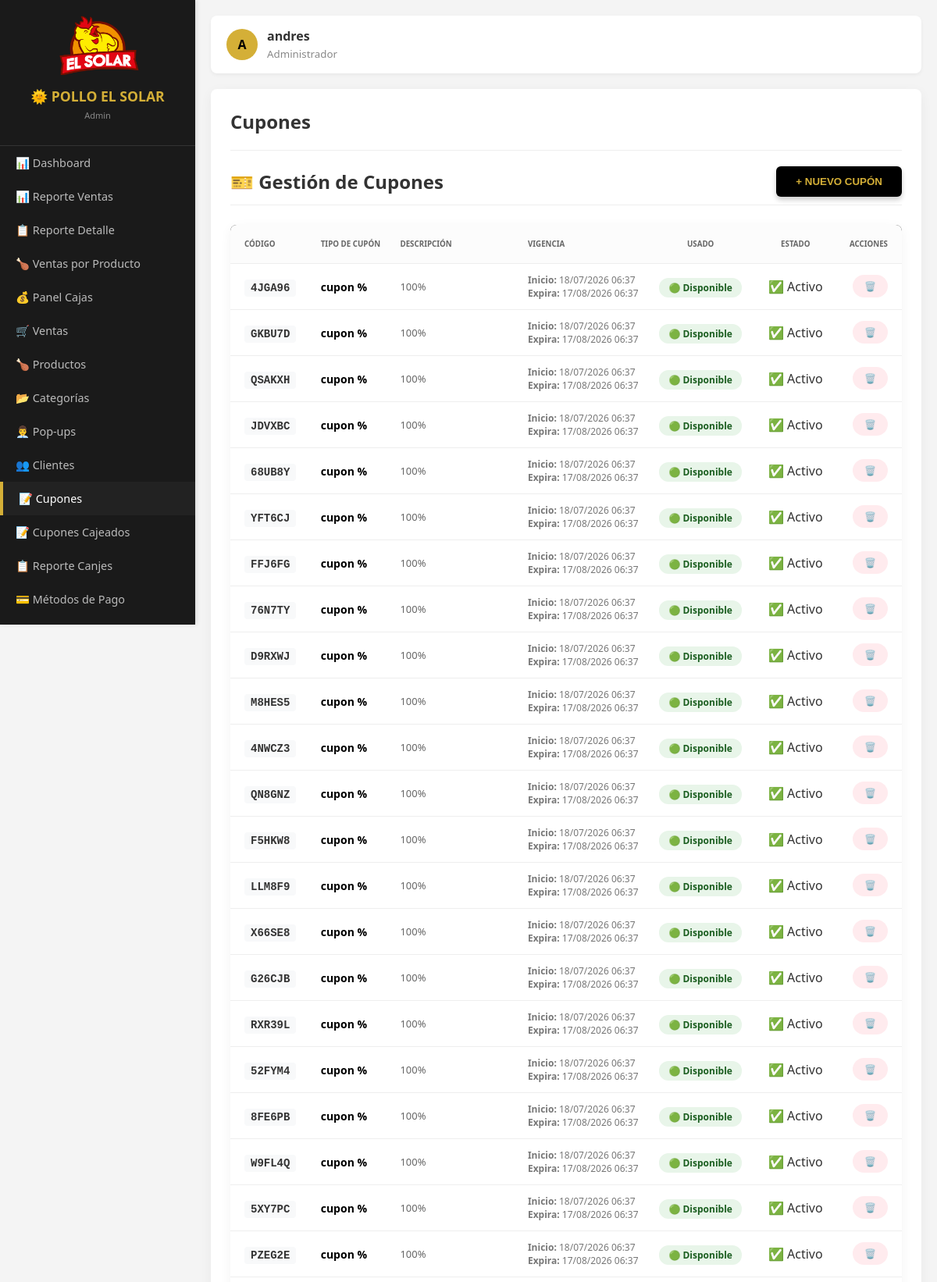
Page /admin.php?mod=cupones (signed in, upper part) on the committed database.
### tables this page shows
CREATE TABLE `cupones` (
  `id` int(11) NOT NULL AUTO_INCREMENT,
  `codigo` varchar(50) NOT NULL,
  `tipo_cupon_id` int(11) NOT NULL,
  `descripcion` text DEFAULT NULL,
  `fecha_inicio` datetime NOT NULL DEFAULT current_timestamp(),
  `fecha_expiracion` datetime NOT NULL,
  `usado` tinyint(1) DEFAULT 0,
  `estado` tinyint(1) DEFAULT 1,
  `created_at` datetime DEFAULT current_timestamp(),
  PRIMARY KEY (`id`),
  UNIQUE KEY `codigo` (`codigo`),
  KEY `tipo_cupon_id` (`tipo_cupon_id`),
  KEY `idx_busqueda` (`codigo`,`estado`,`usado`,`fecha_expiracion`),
  CONSTRAINT `cupones_ibfk_1` FOREIGN KEY (`tipo_cupon_id`) REFERENCES `tipo_cupon` (`id`)
);

CREATE TABLE `tipo_cupon` (
  `id` int(11) NOT NULL AUTO_INCREMENT,
  `nombre` varchar(100) NOT NULL,
  `tipo_descuento` enum('porcentaje','monto_fijo') NOT NULL,
  `estado` tinyint(1) DEFAULT 1,
  PRIMARY KEY (`id`)
);

### modulos/cupones.php (the view, shortened to what this page needs)
<?php
$sql_cupones = "SELECT c.*, tc.nombre as tipo_nombre
                FROM cupones c
                LEFT JOIN tipo_cupon tc ON c.tipo_cupon_id = tc.id
                /*WHERE c.estado = 1*/
                ORDER BY c.id DESC";
$cupones = $pdo->query($sql_cupones)->fetchAll();
?>
<div style="display:flex; justify-content:space-between; align-items:center; margin-bottom:25px; padding-bottom:10px; border-bottom:1px solid #eee;">
    <h2 style="margin:0;">🎫 Gestión de Cupones</h2>
    <button onclick="abrirModalNuevo()" style="background:#000; color:#D4AF37; padding:12px 25px; border:none; border-radius:6px; cursor:pointer; font-weight:bold; box-shadow: 0 4px 6px rgba(0,0,0,0.2);">
        + NUEVO CUPÓN
    </button>
</div>
<table style="width:100%; border-collapse: collapse; background:#fff; border-radius:8px; overflow:hidden; box-shadow: 0 4px 15px rgba(0,0,0,0.05);">
    <thead>
        <tr style="background:#1a1a1a; color:#D4AF37; text-align:left; font-size:13px;">
            <th style="padding:18px;">Código</th>
            <th>Tipo de Cupón</th>
            <th>Descripción</th>
            <th>Vigencia</th>
            <th style="text-align:center;">Usado</th>
            <th style="text-align:center;">Estado</th>
            <th style="text-align:right; padding-right:18px;">Acciones</th>
        </tr>
    </thead>
    <tbody>
        <?php foreach ($cupones as $c): ?>
        <tr style="border-bottom: 1px solid #f2f2f2; transition: 0.2s;" onmouseover="this.style.background='#fbfbfb'" onmouseout="this.style.background='#fff'">
            <td style="padding:10px 18px;">
                <span style="font-family: 'Courier New', monospace; font-weight:bold; font-size:14px; background:#f8f9fa; padding:3px 8px; border-radius:4px;">
                    <?php echo $c['codigo']; ?>
                </span>
            </td>
            <td><span style="font-weight:bold; color:#000; font-size:14px;"><?php echo $c['tipo_nombre'] ?? 'Sin tipo'; ?></span></td>
            <td style="font-size:13px; color:#666;"><?php echo $c['descripcion'] ?: '<i style="color:#ccc">Sin descripción</i>'; ?></td>
            <td style="font-size:12px; color:#777;">
                <div><strong>Inicio:</strong> <?php echo date('d/m/Y H:i', strtotime($c['fecha_inicio'])); ?></div>
                <div><strong>Expira:</strong> <?php echo date('d/m/Y H:i', strtotime($c['fecha_expiracion'])); ?></div>
            </td>
            <td style="text-align:center;">
                <?php if($c['usado']): ?>
                    <span style="background:#e8eaf6; color:#283593; padding:4px 12px; border-radius:12px; font-size:12px; font-weight:bold;">✅ Usado</span>
                <?php else: ?>
                    <span style="background:#e8f5e9; color:#1b5e20; padding:4px 12px; border-radius:12px; font-size:12px; font-weight:bold;">🟢 Disponible</span>
                <?php endif; ?>
            </td>
            <td style="text-align:center;">
                <?php if($c['estado']): ?>
                    <a>✅ Activo</a>
                <?php else: ?>
                    <a>⛔ Anulado</a>
                <?php endif; ?>
            </td>
            <td style="text-align:right; padding-right:18px; white-space:nowrap;">
                <a href="admin.php?mod=cupones&del=<?php echo $c['id']; ?>" class="btn-pastilla btn-delete" onclick="return confirm('¿Estás seguro de eliminar el cupón: <?php echo $c['codigo']; ?>?')">🗑️</a>
            </td>
        </tr>
        <?php endforeach; ?>
    </tbody>
</table>

### admin.php (style rules this page uses)
:root { --sidebar-width: 250px; --gold: #D4AF37; --dark: #1a1a1a; }
body { margin: 0; display: flex; font-family: 'Segoe UI', sans-serif; background: #f4f4f4; color: #333; }
table { width: 100%; border-collapse: collapse; margin-top: 20px; }
th, td { text-align: left; padding: 12px; border-bottom: 1px solid #eee; }
th { background: #fcfcfc; color: #666; text-transform: uppercase; font-size: 0.75em; }

### rows in the picture
cupones: codigo "4JGA96", tipo_cupon.nombre "cupon %", descripcion "100%", fecha_inicio "18/07/2026 06:37", fecha_expiracion "17/08/2026 06:37", usado "🟢 Disponible", estado "✅ Activo"
cupones: codigo "GKBU7D", tipo_cupon.nombre "cupon %", descripcion "100%", fecha_inicio "18/07/2026 06:37", fecha_expiracion "17/08/2026 06:37", usado "🟢 Disponible", estado "✅ Activo"
cupones: codigo "QSAKXH", tipo_cupon.nombre "cupon %", descripcion "100%", fecha_inicio "18/07/2026 06:37", fecha_expiracion "17/08/2026 06:37", usado "🟢 Disponible", estado "✅ Activo"
cupones: codigo "JDVXBC", tipo_cupon.nombre "cupon %", descripcion "100%", fecha_inicio "18/07/2026 06:37", fecha_expiracion "17/08/2026 06:37", usado "🟢 Disponible", estado "✅ Activo"
cupones: codigo "68UB8Y", tipo_cupon.nombre "cupon %", descripcion "100%", fecha_inicio "18/07/2026 06:37", fecha_expiracion "17/08/2026 06:37", usado "🟢 Disponible", estado "✅ Activo"
cupones: codigo "YFT6CJ", tipo_cupon.nombre "cupon %", descripcion "100%", fecha_inicio "18/07/2026 06:37", fecha_expiracion "17/08/2026 06:37", usado "🟢 Disponible", estado "✅ Activo"
cupones: codigo "FFJ6FG", tipo_cupon.nombre "cupon %", descripcion "100%", fecha_inicio "18/07/2026 06:37", fecha_expiracion "17/08/2026 06:37", usado "🟢 Disponible", estado "✅ Activo"
cupones: codigo "76N7TY", tipo_cupon.nombre "cupon %", descripcion "100%", fecha_inicio "18/07/2026 06:37", fecha_expiracion "17/08/2026 06:37", usado "🟢 Disponible", estado "✅ Activo"
cupones: codigo "D9RXWJ", tipo_cupon.nombre "cupon %", descripcion "100%", fecha_inicio "18/07/2026 06:37", fecha_expiracion "17/08/2026 06:37", usado "🟢 Disponible", estado "✅ Activo"
cupones: codigo "M8HES5", tipo_cupon.nombre "cupon %", descripcion "100%", fecha_inicio "18/07/2026 06:37", fecha_expiracion "17/08/2026 06:37", usado "🟢 Disponible", estado "✅ Activo"
cupones: codigo "4NWCZ3", tipo_cupon.nombre "cupon %", descripcion "100%", fecha_inicio "18/07/2026 06:37", fecha_expiracion "17/08/2026 06:37", usado "🟢 Disponible", estado "✅ Activo"
cupones: codigo "QN8GNZ", tipo_cupon.nombre "cupon %", descripcion "100%", fecha_inicio "18/07/2026 06:37", fecha_expiracion "17/08/2026 06:37", usado "🟢 Disponible", estado "✅ Activo"
cupones: codigo "F5HKW8", tipo_cupon.nombre "cupon %", descripcion "100%", fecha_inicio "18/07/2026 06:37", fecha_expiracion "17/08/2026 06:37", usado "🟢 Disponible", estado "✅ Activo"
cupones: codigo "LLM8F9", tipo_cupon.nombre "cupon %", descripcion "100%", fecha_inicio "18/07/2026 06:37", fecha_expiracion "17/08/2026 06:37", usado "🟢 Disponible", estado "✅ Activo"
cupones: codigo "X66SE8", tipo_cupon.nombre "cupon %", descripcion "100%", fecha_inicio "18/07/2026 06:37", fecha_expiracion "17/08/2026 06:37", usado "🟢 Disponible", estado "✅ Activo"
cupones: codigo "G26CJB", tipo_cupon.nombre "cupon %", descripcion "100%", fecha_inicio "18/07/2026 06:37", fecha_expiracion "17/08/2026 06:37", usado "🟢 Disponible", estado "✅ Activo"
cupones: codigo "RXR39L", tipo_cupon.nombre "cupon %", descripcion "100%", fecha_inicio "18/07/2026 06:37", fecha_expiracion "17/08/2026 06:37", usado "🟢 Disponible", estado "✅ Activo"
cupones: codigo "52FYM4", tipo_cupon.nombre "cupon %", descripcion "100%", fecha_inicio "18/07/2026 06:37", fecha_expiracion "17/08/2026 06:37", usado "🟢 Disponible", estado "✅ Activo"
cupones: codigo "8FE6PB", tipo_cupon.nombre "cupon %", descripcion "100%", fecha_inicio "18/07/2026 06:37", fecha_expiracion "17/08/2026 06:37", usado "🟢 Disponible", estado "✅ Activo"
cupones: codigo "W9FL4Q", tipo_cupon.nombre "cupon %", descripcion "100%", fecha_inicio "18/07/2026 06:37", fecha_expiracion "17/08/2026 06:37", usado "🟢 Disponible", estado "✅ Activo"
cupones: codigo "5XY7PC", tipo_cupon.nombre "cupon %", descripcion "100%", fecha_inicio "18/07/2026 06:37", fecha_expiracion "17/08/2026 06:37", usado "🟢 Disponible", estado "✅ Activo"
cupones: codigo "PZEG2E", tipo_cupon.nombre "cupon %", descripcion "100%", fecha_inicio "18/07/2026 06:37", fecha_expiracion "17/08/2026 06:37", usado "🟢 Disponible", estado "✅ Activo"

### other values in the picture
$user_rol "Admin"
$item['icono'] "📊"
$item['nombre'] "Dashboard"
$item['nombre'] "Reporte Ventas"
$item['icono'] "📋"
$item['nombre'] "Reporte Detalle"
$item['icono'] "🍗"
$item['nombre'] "Ventas por Producto"
$item['icono'] "💰"
$item['nombre'] "Panel Cajas"
$item['icono'] "🛒"
$item['nombre'] "Ventas"
$item['nombre'] "Productos"
$item['icono'] "📂"
$item['nombre'] "Categorías"
